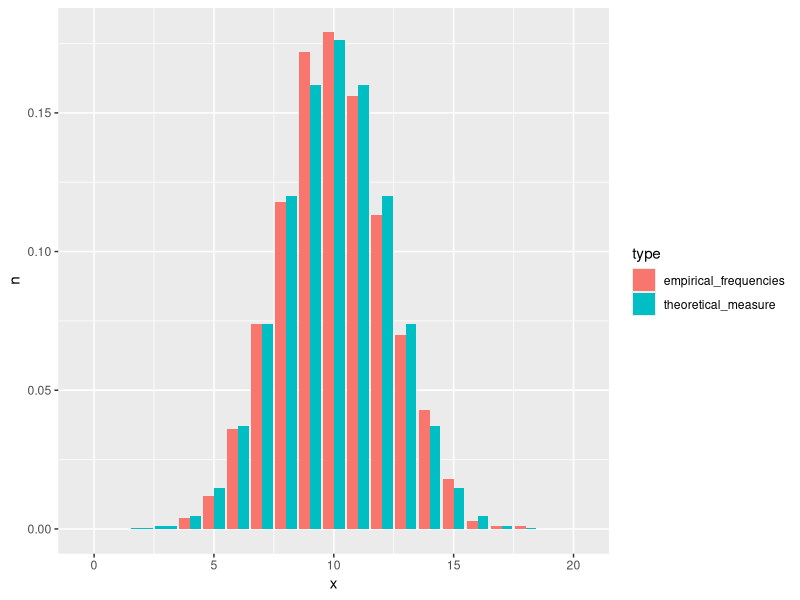

Write R code to recreate this figure.
## ---- chunk 1
set.seed(1)
library(ggplot2)
library(dplyr)
bin_samp <- rbinom(n = 1000, size = 20, prob = 0.5)
bin_samp <- data.frame(x = bin_samp) %>%
  count(x) %>%
  mutate(n = n / 1000, type = "empirical_frequencies") %>%
  bind_rows(data.frame(x = 0:20, n = dbinom(0:20, size = 20, prob = 0.5), type = "theoretical_measure"))

bin_plot <- ggplot(data = bin_samp, aes(x = x, y = n, fill = type)) +
  geom_bar(stat="identity", position = "dodge")
plot(bin_plot)
